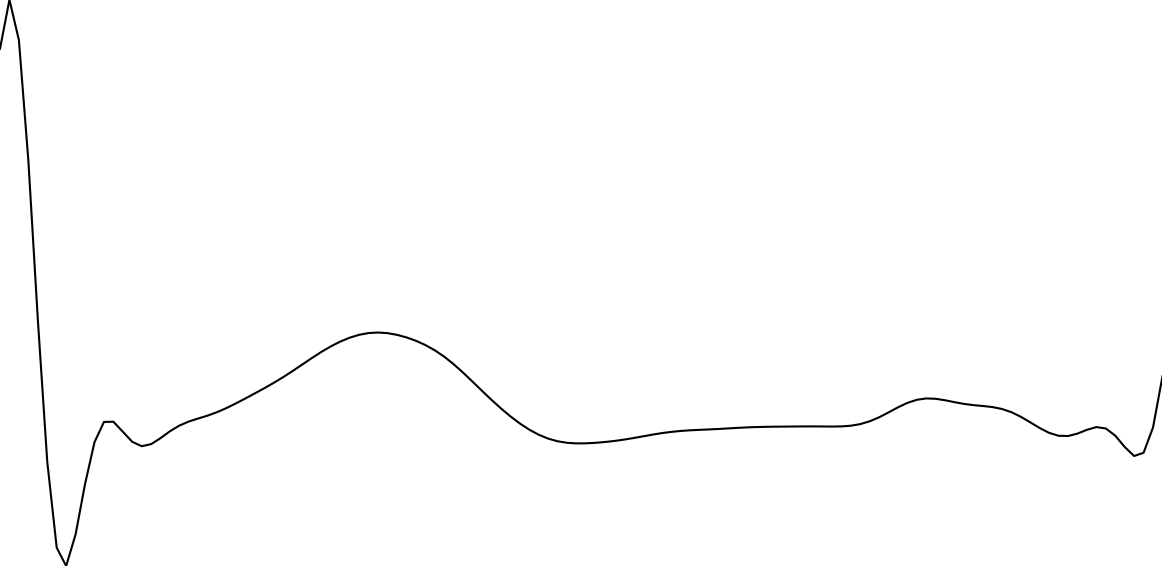
#> input picture testing_code/template_matching/captured.png, 1162 x 566 px
$ jupyter execute templating_test.ipynb
#> lines starting #> are read from the running program, lines starting #| are printed output that depends on the picture; after the words box and inside, x2 and y2 are one past the last pixel; in counts of white or black regions, pixels touching at a corner belong together
# Sendex - Template Matching

[cell 1]
# https://www.youtube.com/watch?v=2CZltXv-Gpk

import cv2
import numpy as np

def read_in_ecg():
    img = cv2.imread("captured.png", 0)
#> img is the input picture: shape (566, 1162); min 0, max 255, mean 253.4
    return img

def aquire_template(img):
    template = img[7:19,17:29]
    return template

# flipVertical = cv2.flip(img, 0)


def match_template():
    img = read_in_ecg()
    template = aquire_template(img)

    w, h = template.shape[::-1]
#> w = 12; h = 12
    res = cv2.matchTemplate(img,template,cv2.TM_CCOEFF_NORMED)
#> res: shape (555, 1151) float32; every value is 1
    threshold = 0.9
    loc = np.where( res >= threshold)
#> loc = 638805 positions, rows 0 to 554, columns 0 to 1150
    for pt in zip(*loc[::-1]):
        cv2.rectangle(img, pt, (pt[0] + w, pt[1] + h), (0,255,255), 2)
#> this loop made 638805 passes
#> pt on passes 1 to 3: (0, 0), (1, 0), (2, 0)
#> img: shape (566, 1162); every value is 0
    cv2.imshow('Detected',img)
    cv2.waitKey(0) & 0xFF
    cv2.destroyAllWindows()

# print(img.shape)
# print(x_start, x_end, y_start, y_end)
# print("Feature: ", feature_to_match.shape, "\n")

match_template()

[cell 2]
# image_test
import cv2
import numpy as np

img = cv2.imread('captured.png', 0)

# template = img[410:460,90:150]
# template = img[330:440,82:182]
template = img[325:425,489:589]
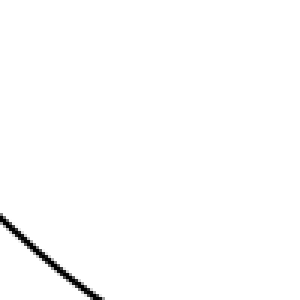
#> template: shape (100, 100) (shown 3 times larger); min 0, max 255, mean 252.7

w, h = template.shape[::-1]
#> w = 100; h = 100

res = cv2.matchTemplate(img,template,cv2.TM_CCOEFF_NORMED)
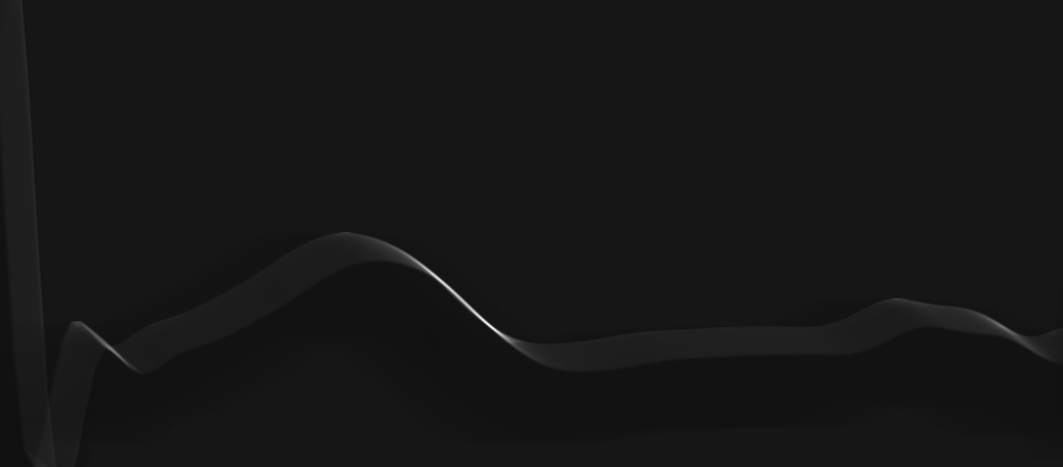
#> res: shape (467, 1063) float32; min -0.0963, max 1, mean 0.00119; drawn with min black and max white
threshold = 0.9
loc = np.where( res >= threshold)
#> loc = 17 positions, rows 317 to 330, columns 480 to 495
for pt in zip(*loc[::-1]):
    cv2.rectangle(img, pt, (pt[0] + w, pt[1] + h), (0,255,255), 2)
#> this loop made 17 passes
#> pt on passes 1 to 12: (480, 317), (481, 318), (482, 319), (483, 320), (484, 321), (485, 322), (486, 322), (486, 323), (487, 323), (488, 324), (489, 325), (490, 326)
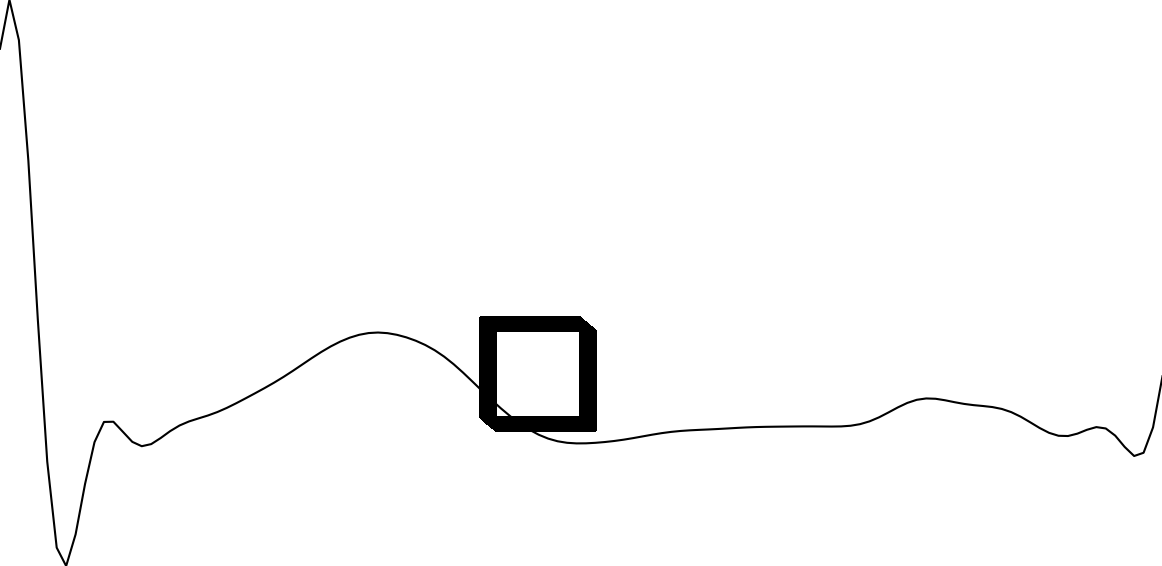
#> img: shape (566, 1162); 0.99% of pixels changed, all inside (x1, y1, x2, y2) = (479, 316, 597, 432)
cv2.imshow('Detected',img)
cv2.waitKey(0) & 0xFF
cv2.destroyAllWindows()

# [15 lines of commented-out code are left out]

[cell 3]
# https://www.youtube.com/watch?v=sghglbXyjHc&t=406s
import cv2
img = cv2.imread("image_test.png")
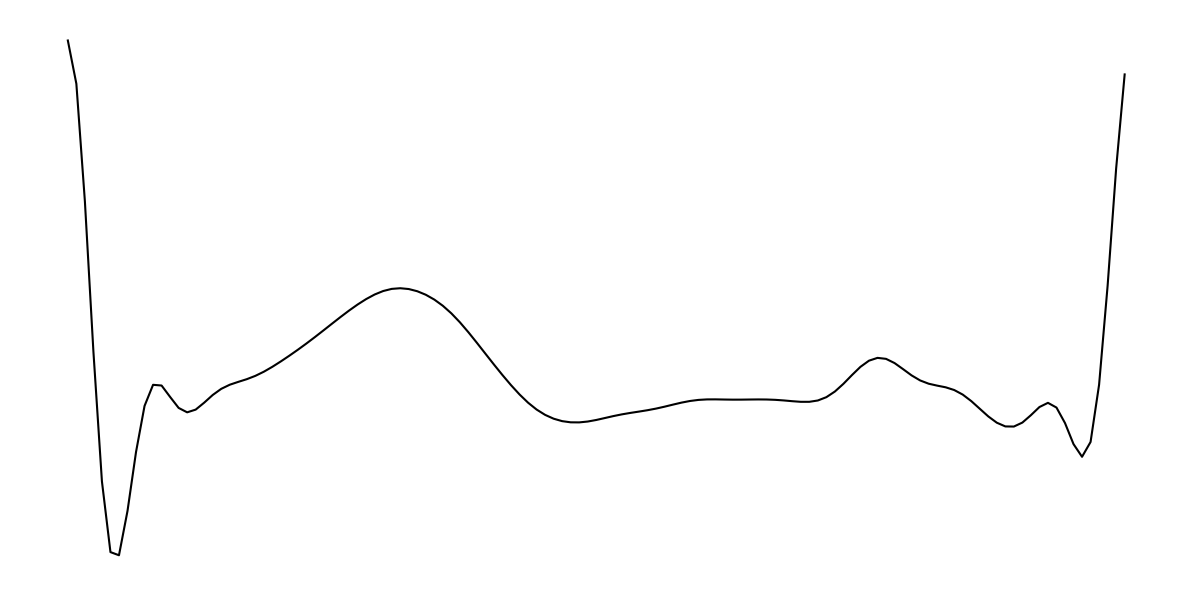
#> input picture testing_code/template_matching/image_test.png, 1192 x 596 px
#> img is the input picture: shape (596, 1192, 3); min 0, max 255, mean 253.4


# crop_img = img[y:y+h, x:x+w]
crop_img = img[70:500,160:570]
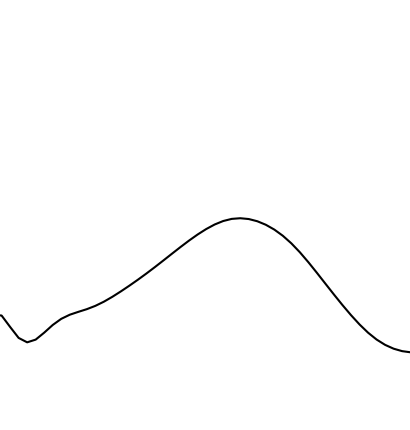
#> crop_img: shape (430, 410, 3); min 0, max 255, mean 253.4
cv2.imshow("cropped", crop_img)


# cv2.imshow('Detected',img)
cv2.waitKey(0) & 0xFF
cv2.destroyAllWindows()

[cell 4]
# Python program to explain cv2.rectangle() method

# importing cv2
import cv2

# path
path = r'image_test.png'

# Reading an image in default mode
image = cv2.imread(path)

# Window name in which image is displayed
window_name = 'Image'

# Start coordinate, here (5, 5)
# represents the top left corner of rectangle
start_point = (5, 5)

# Ending coordinate, here (220, 220)
# represents the bottom right corner of rectangle
end_point = (220, 220)

# Blue color in BGR
color = (255, 0, 0)

# Line thickness of 2 px
thickness = 2

# Using cv2.rectangle() method
# Draw a rectangle with blue line borders of thickness of 2 px
image = cv2.rectangle(image, start_point, end_point, color, thickness)
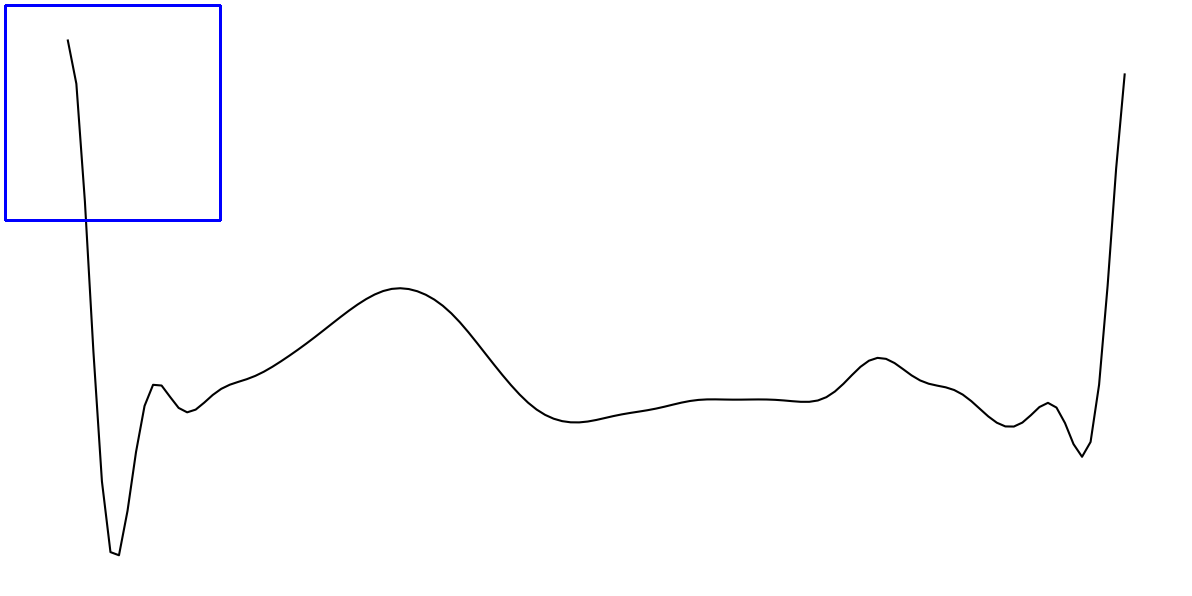
#> image: shape (596, 1192, 3); 0.36% of pixels changed, all inside (x1, y1, x2, y2) = (4, 4, 222, 222)

# Displaying the image
cv2.imshow(window_name, image)
cv2.waitKey(0) & 0xFF
cv2.destroyAllWindows()
